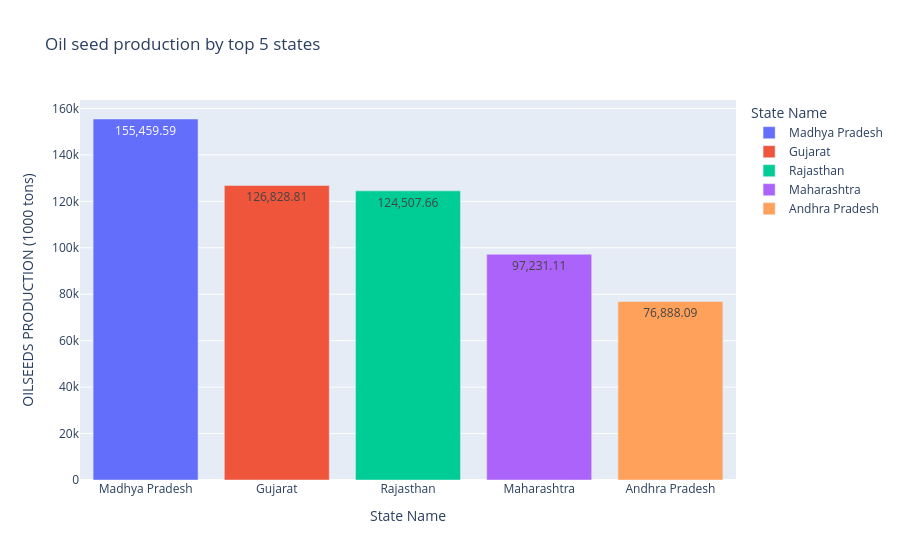

This figure's notebook cell:
### Markdown cell above
Oil seed production by top 5 states

### Code cell
top_oil=df.groupby('State Name')['OILSEEDS PRODUCTION (1000 tons)'].sum().nlargest(5).reset_index()
fig_bar=px.bar(
    top_oil,
    x='State Name',
    y='OILSEEDS PRODUCTION (1000 tons)',
    title='Oil seed production by top 5 states',
    text='OILSEEDS PRODUCTION (1000 tons)',
    color='State Name'

)
fig_bar.update_traces(texttemplate='%{y:,}', textposition='auto')
fig_bar.update_layout(uniformtext_minsize=8, uniformtext_mode='hide')
fig_bar.show()

### Figure 1 — Plotly figure (JSON) as saved in the notebook; plotly's stock layout.template omitted (floating-point values rounded to 4 significant figures)
{"data": [{"alignmentgroup": "True", "hovertemplate": "State Name=%{x}<br>OILSEEDS PRODUCTION (1000 tons)=%{text}<extra></extra>", "legendgroup": "Madhya Pradesh", "marker": {"color": "#636efa", "pattern": {"shape": ""}}, "name": "Madhya Pradesh", "offsetgroup": "Madhya Pradesh", "orientation": "v", "showlegend": true, "text": [155500.0], "textposition": "auto", "texttemplate": "%{y:,}", "type": "bar", "x": ["Madhya Pradesh"], "xaxis": "x", "y": [155500.0], "yaxis": "y"}, {"alignmentgroup": "True", "hovertemplate": "State Name=%{x}<br>OILSEEDS PRODUCTION (1000 tons)=%{text}<extra></extra>", "legendgroup": "Gujarat", "marker": {"color": "#EF553B", "pattern": {"shape": ""}}, "name": "Gujarat", "offsetgroup": "Gujarat", "orientation": "v", "showlegend": true, "text": [126800.0], "textposition": "auto", "texttemplate": "%{y:,}", "type": "bar", "x": ["Gujarat"], "xaxis": "x", "y": [126800.0], "yaxis": "y"}, {"alignmentgroup": "True", "hovertemplate": "State Name=%{x}<br>OILSEEDS PRODUCTION (1000 tons)=%{text}<extra></extra>", "legendgroup": "Rajasthan", "marker": {"color": "#00cc96", "pattern": {"shape": ""}}, "name": "Rajasthan", "offsetgroup": "Rajasthan", "orientation": "v", "showlegend": true, "text": [124500.0], "textposition": "auto", "texttemplate": "%{y:,}", "type": "bar", "x": ["Rajasthan"], "xaxis": "x", "y": [124500.0], "yaxis": "y"}, {"alignmentgroup": "True", "hovertemplate": "State Name=%{x}<br>OILSEEDS PRODUCTION (1000 tons)=%{text}<extra></extra>", "legendgroup": "Maharashtra", "marker": {"color": "#ab63fa", "pattern": {"shape": ""}}, "name": "Maharashtra", "offsetgroup": "Maharashtra", "orientation": "v", "showlegend": true, "text": [97230.0], "textposition": "auto", "texttemplate": "%{y:,}", "type": "bar", "x": ["Maharashtra"], "xaxis": "x", "y": [97230.0], "yaxis": "y"}, {"alignmentgroup": "True", "hovertemplate": "State Name=%{x}<br>OILSEEDS PRODUCTION (1000 tons)=%{text}<extra></extra>", "legendgroup": "Andhra Pradesh", "marker": {"color": "#FFA15A", "pattern": {"shape": ""}}, "name": "Andhra Pradesh", "offsetgroup": "Andhra Pradesh", "orientation": "v", "showlegend": true, "text": [76890.0], "textposition": "auto", "texttemplate": "%{y:,}", "type": "bar", "x": ["Andhra Pradesh"], "xaxis": "x", "y": [76890.0], "yaxis": "y"}], "layout": {"barmode": "relative", "legend": {"title": {"text": "State Name"}, "tracegroupgap": 0}, "title": {"text": "Oil seed production by top 5 states"}, "uniformtext": {"minsize": 8, "mode": "hide"}, "xaxis": {"anchor": "y", "categoryarray": ["Madhya Pradesh", "Gujarat", "Rajasthan", "Maharashtra", "Andhra Pradesh"], "categoryorder": "array", "domain": [0, 1], "title": {"text": "State Name"}}, "yaxis": {"anchor": "x", "domain": [0, 1], "title": {"text": "OILSEEDS PRODUCTION (1000 tons)"}}}}
